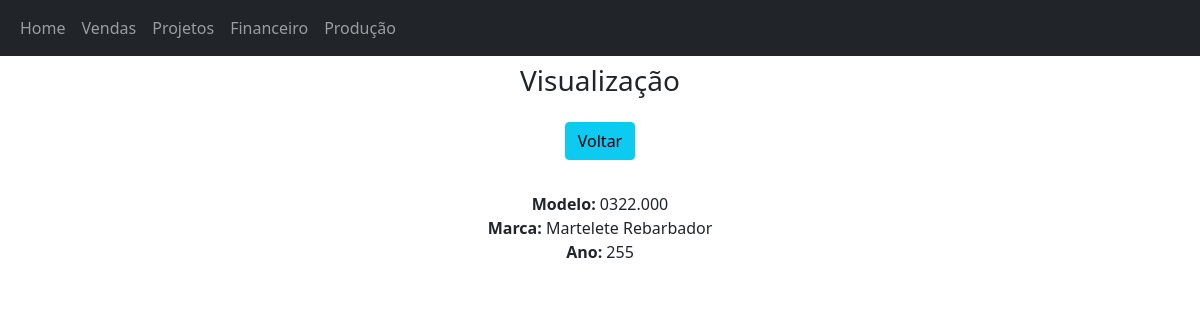
Screenshot of /view/32/ with the database file from the repository.
### app/models.py (models this page shows)
class Carros(models.Model):
    modelo = models.CharField(max_length=150)
    marca = models.CharField(max_length=100)
    ano = models.IntegerField()

### app/views.py (the view)
# urls.py: path('view/<int:pk>/', view, name='view'),
def view(request, pk):
    data = {}
    data['db'] = Carros.objects.get(pk=pk)
    return render(request, 'view.html', data)

### app/templates/view.html (shortened to what this page needs)
<!DOCTYPE html>
<html lang="pt-br">
<head>
    <link rel="stylesheet "href="https://cdn.jsdelivr.net/npm/bootstrap@5.1.3/dist/css/bootstrap.min.css" rel="stylesheet">
</head>
<nav class="navbar navbar-expand-lg navbar-dark bg-dark">
    <div class="container-fluid">
      <div class="collapse navbar-collapse" id="navbarNavAltMarkup">
        <div class="navbar-nav">
          <a class="nav-link" href="/">Home</a>
          <a class="nav-link" href="/vendas/">Vendas</a>
          <a class="nav-link" href="/projetos/">Projetos</a>
          <a class="nav-link" href="/financeiro">Financeiro</a>
          <a class="nav-link" href="/producao">Produção</a>
        </div>
      </div>
    </div>
  </nav>
<body>
    <div class="col-8 m-auto pt-2 pb-2 text-center">
        <h3>Visualização</h3>
    </div>
    <div class="col-8 m-auto pt-2 pb-2 text-center">
        <a href="/" class="btn btn-info">Voltar</a>
    </div>
    <div class="col-8 m-auto pt-4 pb-2 text-center">
        <strong>Modelo: </strong>{{db.modelo}}<br>
        <strong>Marca: </strong>{{db.marca}}<br>
        <strong>Ano: </strong>{{db.ano}}<br>
    </div>
</body>
</html>

### rows the page displays
Carros: modelo "0322.000", marca "Martelete Rebarbador", ano "255"
